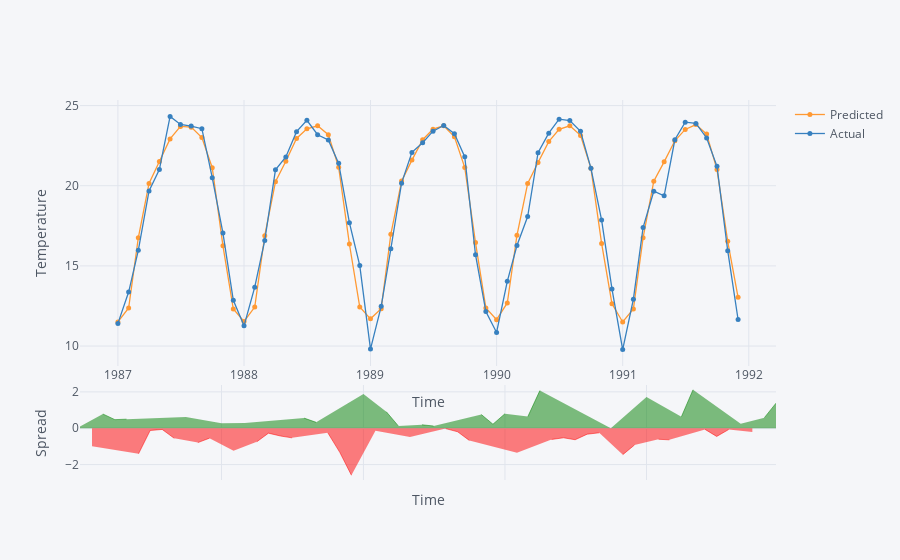

Notebook cell for this chart:
### Markdown cell above
# Zoomedin Version

### Code cell
prediction[['Predicted','Actual']].iloc[0:60].iplot(kind ='spread',xTitle="Time" ,yTitle="Temperature",mode='lines +markers',size=5)
